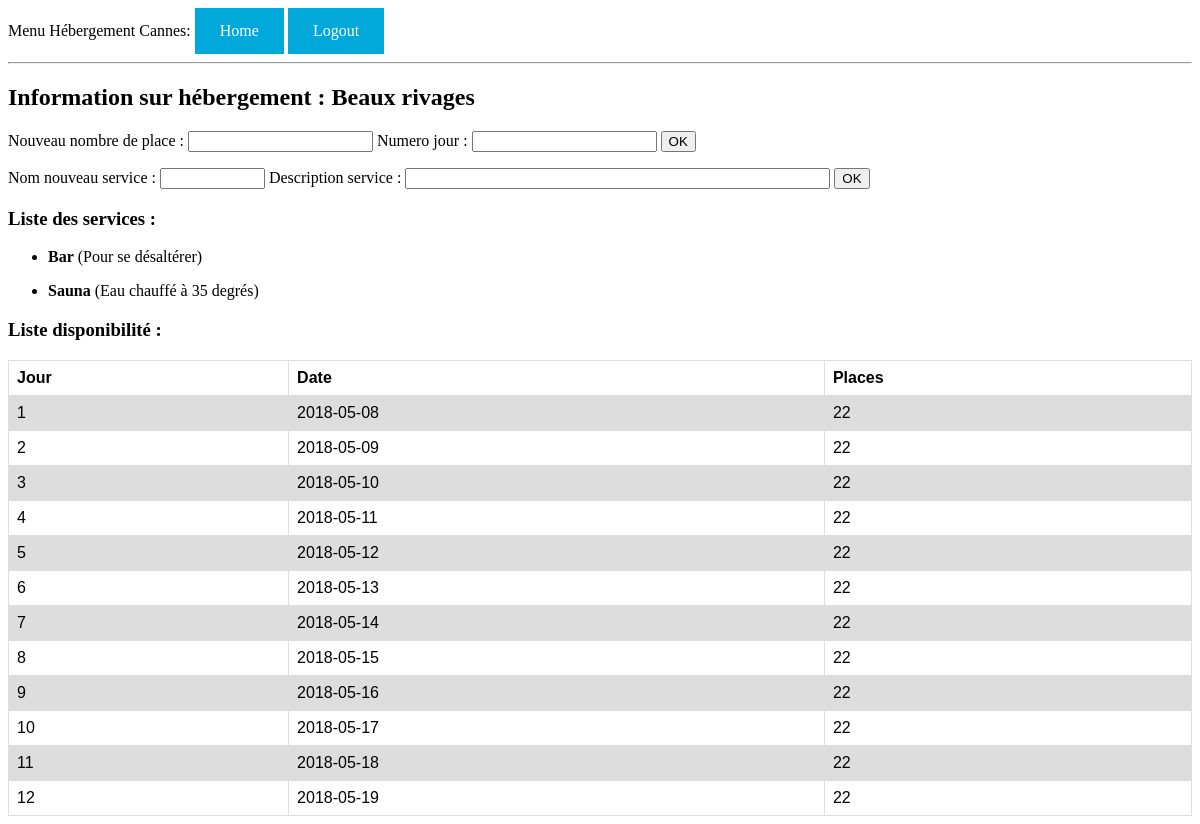
Before: /hotel/1 (signed in) with the older database file.
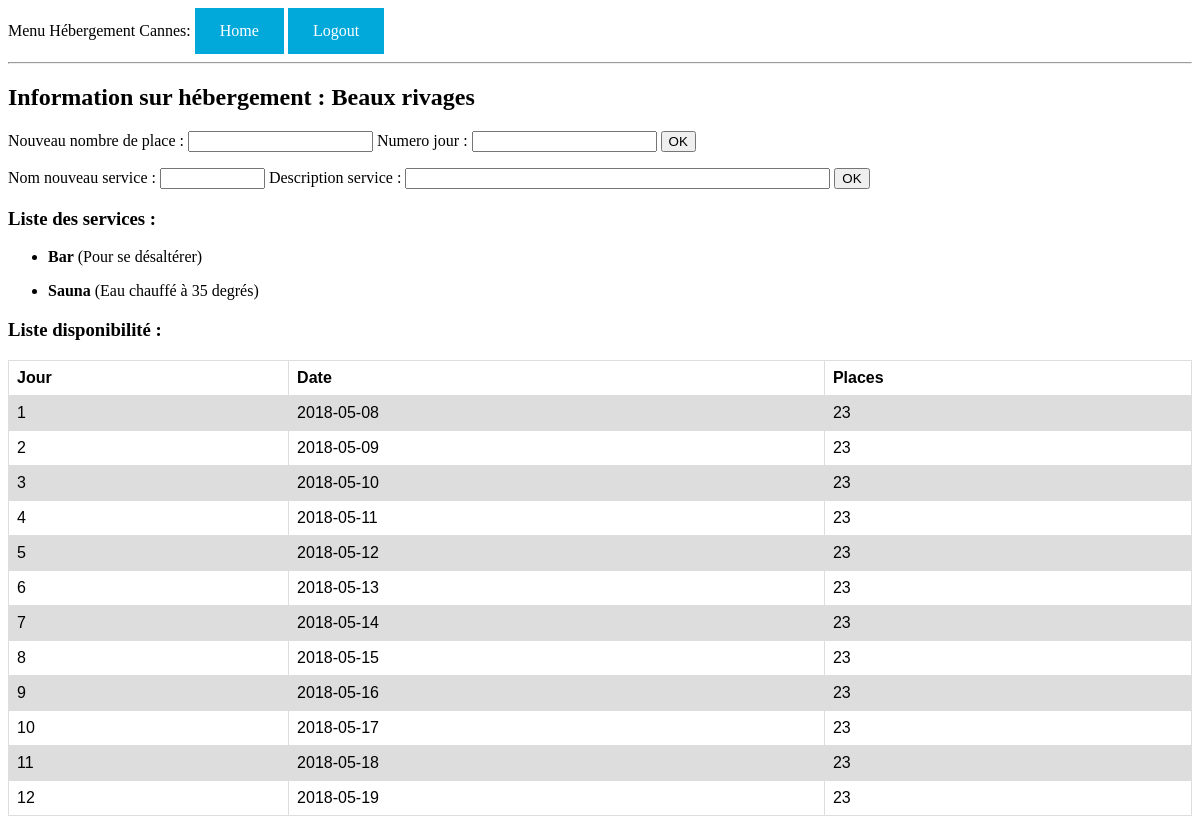
After: the same page with the newer database file.
### app/models.py (models this page shows, shortened)
class Hotel(db.Model):
    id = db.Column(db.Integer, primary_key=True)
    name = db.Column(db.String(64), index=True, unique=True)
    type = db.Column(db.String(64))
    numb_place = db.Column(db.Integer)
    resp_id = db.Column(db.Integer, db.ForeignKey('user.id'))
    owner_id = db.Column(db.Integer, db.ForeignKey('user.id'))
    resp = db.relationship('User', uselist=False, foreign_keys='Hotel.resp_id')
    owner = db.relationship('User', uselist=False,
                            foreign_keys='Hotel.owner_id')
    services = db.relationship('Service', backref='hotel')
    places = db.relationship('Place', backref='hotel')

class Service(db.Model):
    id = db.Column(db.Integer, primary_key=True)
    name = db.Column(db.String(64), index=True, unique=True)
    descr = db.Column(db.String(300))
    hotel_id = db.Column(db.Integer, db.ForeignKey('hotel.id'))

class Place(db.Model):
    id = db.Column(db.Integer, primary_key=True)
    nbr_pl = db.Column(db.Integer)
    date = db.Column(db.Date, index=True)
    hotel_id = db.Column(db.Integer, db.ForeignKey('hotel.id'))

### app/routes.py (the view, shortened to what this page needs)
@app.route('/hotel/<id>', methods=['GET', 'POST'])
@login_required
def specification(id):
    h = Hotel.query.filter_by(id=id).first()
    form = PlaceForm()
    forms = NewService()
    return render_template('hotel.html', hotel=h, form=form, forms=forms)

### app/forms.py
class PlaceForm(FlaskForm):
    number = IntegerField('Nouveau nombre de place :',
                          validators=[DataRequired()])
    jour = IntegerField('Numero jour :', validators=[DataRequired()])
    submit = SubmitField('OK')

class NewService(FlaskForm):
    name = StringField('Nom nouveau service :', validators=[DataRequired()])
    descr = StringField('Description service :', validators=[DataRequired()])
    submit = SubmitField('OK')

### app/models.py (called while the page is built)
@login.user_loader
def load_user(id):
    return User.query.get(int(id))

### app/templates/hotel.html (shortened to what this page needs)
{% extends "base.html" %}
{% block content %}
  <h2>Information sur hébergement : {{ hotel.name }}</h2>
  <form action="" method="post">
    <p>
      {{ form.number.label }}
      {{ form.number(size=10) }}
      {{ form.jour.label }}
      {{ form.jour(size=10) }}
      {{ form.submit() }}
    </p>
  </form>
  <form action="" method="post">
    <p>
      {{ forms.name.label }}
      {{ forms.name(size=10) }}
      {{ forms.descr.label }}
      {{ forms.descr(size=50) }}
      {{ forms.submit() }}
    </p>
  </form>
  <h3>Liste des services :</h3>
  {% for s in hotel.services %}
    <ul>
      <li><b>{{ s.name }}</b> ({{ s.descr }})</li>
    </ul>
  {% endfor %}
  <h3>Liste disponibilité :</h3>
  <table style="width:100%">
    <tr>
      <th>Jour</th>
      <th>Date</th>
      <th>Places</th>
    </tr>
    {% for pl in hotel.places %}
      <tr>
        <td>{{ pl.id }}</td>
        <td>{{ pl.date }}</td>
        <td>{{ pl.nbr_pl }}</td>
      </tr>
    {% endfor %}
{% endblock %}

### app/templates/base.html (shortened to what this page needs)
<html>
    <head>
    </head>
    <body>
        <div>Menu Hébergement Cannes:
          <a href="{{ url_for('index') }}">Home</a>
          {% if current_user.is_anonymous %}
          <a href="{{ url_for('login') }}">Login</a>
          {% else %}
          <a href="{{ url_for('logout') }}">Logout</a>
          {% endif %}
        </div>
        <hr>
        {% block content %}{% endblock %}
    </body>
</html>

### app/templates/hotel.html (style rules this page uses)
table { font-family: arial, sans-serif; border-collapse: collapse; width: 100%; }
td, th { border: 1px solid #dddddd; text-align: left; padding: 8px; }
tr:nth-child(even) { background-color: #dddddd; }
a:link, a:visited { background-color: #01A9DB; color: white; padding: 14px 25px; text-align: center; text-decoration: none; display: inline-block; }

Changed rows visible on the page:
changed Place id 1: nbr_pl "22" → "23"
changed Place id 2: nbr_pl "22" → "23"
changed Place id 3: nbr_pl "22" → "23"
changed Place id 4: nbr_pl "22" → "23"
changed Place id 5: nbr_pl "22" → "23"
changed Place id 6: nbr_pl "22" → "23"
changed Place id 7: nbr_pl "22" → "23"
changed Place id 8: nbr_pl "22" → "23"
changed Place id 9: nbr_pl "22" → "23"
changed Place id 10: nbr_pl "22" → "23"
changed Place id 11: nbr_pl "22" → "23"
changed Place id 12: nbr_pl "22" → "23"
